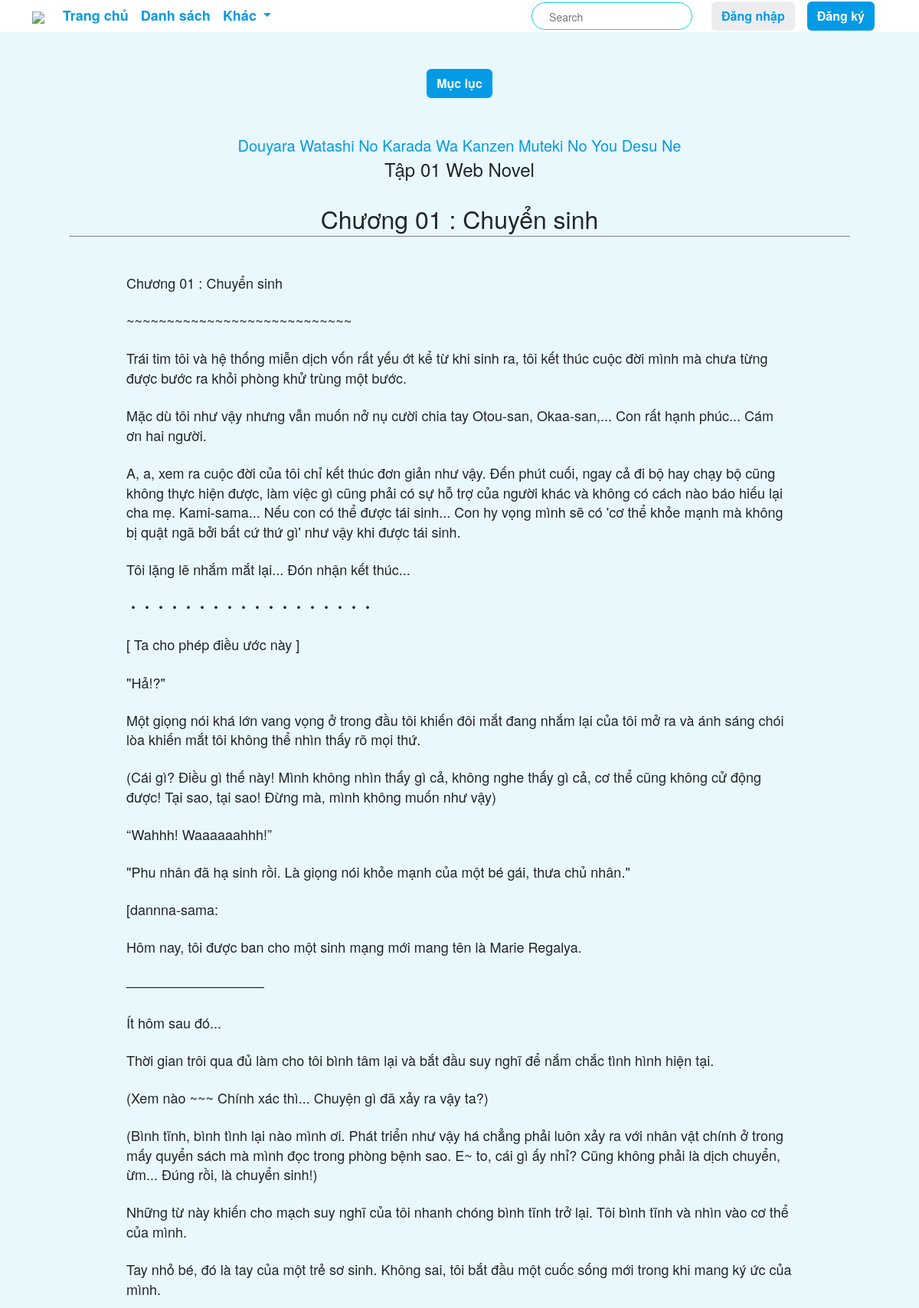
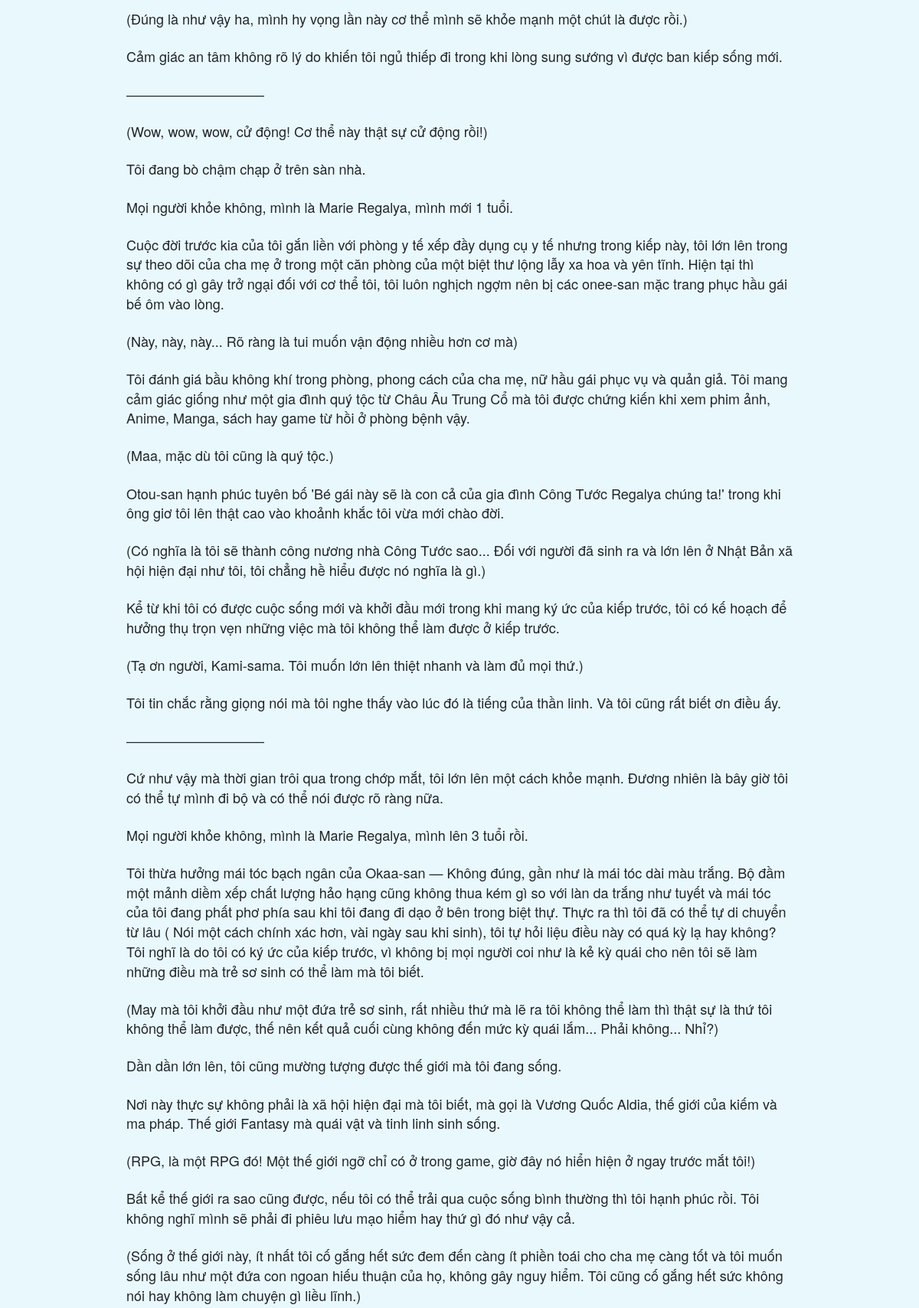
The page /read/22/ (upper part) on the database its author committed (2 pictures, top to bottom).
### app/models.py (models this page shows, shortened)
class Book(models.Model):
    id = models.AutoField(primary_key=True)
    title = models.CharField(max_length=100, null=True, blank=True)
    description = models.TextField(null=True, blank=True)
    anothername = models.CharField(max_length=200, null=True)
    img = models.ImageField(upload_to='books_images/', null=True)
    author = models.CharField(max_length=100, null=True)
    artist = models.CharField(max_length=100, null=True)
    isCompleted = models.BooleanField(null=True, blank=True)
    workerid = models.IntegerField(default=-1, null=True)
    note = models.TextField(null=True)
    quantityVol = models.IntegerField(default=0)
    dateUpload = models.DateField(null=True)
    dateUpdate = models.DateTimeField(null=True)
    categories = models.ManyToManyField(Category, related_name='books', blank=True)
    isDeleted = models.BooleanField(default=False)

class Volume(models.Model):
    id = models.AutoField(primary_key=True)
    book = models.ForeignKey(Book, related_name='volumes', on_delete=models.CASCADE)
    title = models.TextField()
    img = models.ImageField(upload_to='volume_images/')

class Chapter(models.Model):
    id = models.AutoField(primary_key=True,)
    volume = models.ForeignKey(Volume, related_name='chapters', on_delete=models.CASCADE)
    title = models.TextField(default='')
    content = RichTextField(default='')
    view = models.IntegerField(default=0)
    date_upload = models.DateTimeField(null=True, blank=True)
    def increase_views(self):
        self.view += 1
        self.save()

### app/views.py (the view)
# urls.py: path('read/<int:chapter_id>/', views.read, name='read'),
def read(request, chapter_id):
    chapter = Chapter.objects.get(id=chapter_id, date_upload__isnull=False)
    volume = Volume.objects.get(id=chapter.volume.id)
    book = Book.objects.get(id=volume.book.id, isDeleted=False)
    chapter.increase_views()
    previous_chapter_same_volume = Chapter.objects.filter(volume__book=book, volume__id=volume.id, id__lt=chapter.id, date_upload__isnull=False).order_by('-id').first()
    previous_chapter_prev_volume = None
    prev_volume = Volume.objects.filter(book=book, id__lt=volume.id).order_by('-id').first()
    if prev_volume:
        previous_chapter_prev_volume = Chapter.objects.filter(volume=prev_volume, date_upload__isnull=False).order_by('-id').first()
    next_chapter_same_volume = Chapter.objects.filter(volume__book=book, volume__id=volume.id, id__gt=chapter.id, date_upload__isnull=False).order_by('id').first()
    next_chapter_next_volume = None
    next_volume = Volume.objects.filter(book=book, id__gt=volume.id).order_by('id').first()
    if next_volume:
        next_chapter_next_volume = Chapter.objects.filter(volume=next_volume, date_upload__isnull=False).order_by('id').first()
    context = {
        'chapter': chapter,
        'volume': volume,
        'book': book,
        'previous_chapter': previous_chapter_same_volume or previous_chapter_prev_volume or None,
        'next_chapter': next_chapter_same_volume or next_chapter_next_volume or None,
    }
    if request.method == 'POST':
        form = ChapterCommentForm(request.POST)
        if form.is_valid():
            chapter_comment = form.save(commit=False)
            chapter_comment.chapter = chapter
            chapter_comment.user_info = UserInfo.objects.get(username=request.user)
            chapter_comment.save()
            return redirect('read', chapter_id=chapter_id)
    else:
        form = ChapterCommentForm()
    context['chapter_comment_form'] = form
    context['chapter_comments'] = ChapterComment.objects.filter(chapter=chapter, is_deleted=False).order_by('-created_at')
    return render(request, 'app/read.html', context)

### app/models.py
class ChapterCommentForm(forms.ModelForm):
    class Meta:
        model = ChapterComment
        fields = ['content']
        labels = {'content': ''}
        error_messages = {
            'content': {
                'required': 'Nhập nội dung bình luận',
            }
        }
        widgets = {
            'content': forms.Textarea(attrs={'rows': 5, 'style': 'width:100%;'}),
        }

### app/info.py (called while the page is built, shortened)
def get_user_info(request):
    info = {}  # Khởi tạo info ngay cả khi không có người dùng xác thực
    return info

### app/models.py (called while the page is built)
    def __str__(self):
        return self.username.username

### app/templates/app/read.html (shortened to what this page needs)
{% extends "app/base.html" %}
{% load static %}
{% block main_content %}
<body style="background-color: #e9f8fd;">
    <div class="app-container">
        <div>
            <div class="read-novel">
                <section id="read-novel-container">
                    <div id="novel" chapter-id="{{ chapter.id }}">
                        <div class="top-bar pt-5">
                            <div class="index box">
                                <a href="{% url 'novel' id=book.id %}" id="btn-index" class="btn btn-blue mx-3">Mục lục</a>
                            </div>
                        </div>
                        <div class="chapter-info d-flex flex-column align-items-center justify-content-center pt-5 pb-4">
                            <div class="novel">
                                <a class="novel-title fs-5" href="{% url 'novel' id=book.id %}">
                                    {{ book.title }}
                                </a>
                            </div>
                            <div class="volume">
                                <div class="volume-title fs-4">
                                    {{ volume.title}}
                                </div>
                            </div>
                        </div>
                        <div id="chapter-title" placeholder=>
                            {% if chapter.title %}
                                {{ chapter.title }}
                            {% else %}
                                Chương chưa có tiêu đề
                            {% endif %}
                        </div>
                        <div class="chapter-detail">
                            <div id="chapter-content" class="col-md-9 col-12">{{ chapter.content | safe }}</div>
                        </div>
                    </div>
                </section>
            </div>
        </div>
    </div>
</body>
{% endblock main_content %}

### app/static/app/css/base.css (style rules this page uses)
:root { --blue-color: #039be5; }
body { font-family: 'Source Sans Pro', 'Helvetica Neue', Helvetica, Arial, sans-serif !important;; font-size: 16px; background: #fafafa; line-height: 1.42857143; }
a { color: var(--blue-color) !important; text-decoration: none; }
p { margin: 0 0 10px; }
.btn { display: inline-flex; position: relative; -webkit-box-align: center; align-items: center; -webkit-box-pack: center; justify-content: center; vertical-align: middle; overflow: hidden; text-decoration: none; white-space: nowrap; user-select: none; font-weight: 600; border-radius: 0.4rem; }

### app/static/app/css/transteam.css (style rules this page uses)
.btn-blue { color: #fff !important; background-color: #039be5; border-color: transparent; }

### app/static/app/css/novel.css (style rules this page uses)
.col-12 { padding-left: 15px; padding-right: 15px; }

### app/static/app/css/write.css (style rules this page uses)
#chapter-content { font-size: 18px; outline: none; min-height: 80vh; }
#chapter-content br { content: "" !important; display: block !important; padding-bottom: 1.3em !important; }
.chapter-detail { padding: 48px 100px; }

### app/static/app/css/read.css (style rules this page uses)
.read-novel .chapter-detail { padding: 48px 0; display: flex; justify-content: center; }
#novel { display: flex; flex-direction: column; align-items: center; }
#chapter-title { width: 85%; background-color: transparent; outline: none; border: none; font-size: xx-large; text-align: center; border-bottom: 1px solid grey; outline: none; }

### rows shown on the page
Book: title "Douyara Watashi No Karada Wa Kanzen Muteki No You Desu Ne"
Volume: title "Tập 01 Web Novel"
Chapter: title "Chương 01 : Chuyển sinh", content "Chương 01 : Chuyển sinh ~~~~~~~~~~~~~~~~~~~~~~~~~~~~ Trái tim tôi và hệ thống miễn dịch vốn rất yếu ớt kể từ khi sinh ra, tôi kết thúc cuộc đời mình mà chưa từng được bước ra khỏi phòng khử trùng một bước. Mặc dù tôi như vậy nhưng vẫn muốn nở nụ cười chia tay Otou-san, Okaa-san,... Con rất hạnh phúc... Cám ơn hai người. A, a, xem ra cuộc đời của tôi chỉ kết thúc đơn giản như vậy. Đến phút cuối, ngay cả đi bộ hay chạy bộ cũng không thực hiện được, làm việc gì cũng phải có sự hỗ trợ của người khác và không có cách nào báo hiếu lại cha mẹ. Kami-sama... Nếu con có thể được tái sinh... Con hy vọng mình sẽ có 'cơ thể khỏe mạnh mà không bị quật ngã bởi bất cứ thứ gì' như vậy khi được tái sinh. Tôi…"
